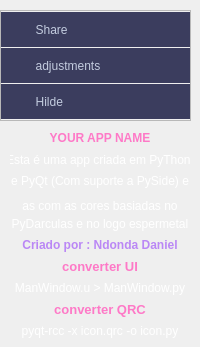
         <widget class="QWidget" name="page_3">
          <widget class="QLabel" name="label_11">
           <property name="geometry">
            <rect>
             <x>10</x>
             <y>302</y>
             <width>180</width>
             <height>15</height>
            </rect>
           </property>
           <property name="whatsThis">
            <string>&lt;html&gt;&lt;head/&gt;&lt;body&gt;&lt;p&gt;&lt;span style=&quot; font-weight:600;&quot;&gt;YOUR APP NAME&lt;/span&gt;&lt;/p&gt;&lt;/body&gt;&lt;/html&gt;</string>
           </property>
           <property name="styleSheet">
            <string notr="true">color: rgb(254, 121, 199);</string>
           </property>
           <property name="text">
            <string>&lt;html&gt;&lt;head/&gt;&lt;body&gt;&lt;p&gt;&lt;span style=&quot; font-size:10pt; font-weight:600;&quot;&gt;converter QRC&lt;/span&gt;&lt;/p&gt;&lt;/body&gt;&lt;/html&gt;</string>
           </property>
           <property name="alignment">
            <set>Qt::AlignCenter</set>
           </property>
          </widget>
          <widget class="QLabel" name="label_15">
           <property name="geometry">
            <rect>
             <x>10</x>
             <y>216</y>
             <width>180</width>
             <height>15</height>
            </rect>
           </property>
           <property name="styleSheet">
            <string notr="true">color: rgb(255, 255, 255);</string>
           </property>
           <property name="text">
            <string>PyDarculas e no logo espermetal</string>
           </property>
           <property name="alignment">
            <set>Qt::AlignCenter</set>
           </property>
          </widget>
          <widget class="QLabel" name="label_5">
           <property name="geometry">
            <rect>
             <x>10</x>
             <y>130</y>
             <width>180</width>
             <height>16</height>
            </rect>
           </property>
           <property name="whatsThis">
            <string>&lt;html&gt;&lt;head/&gt;&lt;body&gt;&lt;p&gt;&lt;span style=&quot; font-weight:600;&quot;&gt;YOUR APP NAME&lt;/span&gt;&lt;/p&gt;&lt;/body&gt;&lt;/html&gt;</string>
           </property>
           <property name="styleSheet">
            <string notr="true">color: rgb(254, 121, 199);</string>
           </property>
           <property name="text">
            <string>&lt;html&gt;&lt;head/&gt;&lt;body&gt;&lt;p&gt;&lt;span style=&quot; font-weight:600;&quot;&gt;YOUR APP NAME&lt;/span&gt;&lt;/p&gt;&lt;/body&gt;&lt;/html&gt;</string>
           </property>
           <property name="alignment">
            <set>Qt::AlignCenter</set>
           </property>
          </widget>
          <widget class="QLabel" name="label_7">
           <property name="geometry">
            <rect>
             <x>10</x>
             <y>237</y>
             <width>180</width>
             <height>16</height>
            </rect>
           </property>
           <property name="whatsThis">
            <string>&lt;html&gt;&lt;head/&gt;&lt;body&gt;&lt;p&gt;&lt;span style=&quot; font-weight:600;&quot;&gt;Criado por : Ndonda Daniel&lt;/span&gt;&lt;/p&gt;&lt;/body&gt;&lt;/html&gt;</string>
           </property>
           <property name="styleSheet">
            <string notr="true">color: rgb(186, 135, 245);</string>
           </property>
           <property name="text">
            <string>&lt;html&gt;&lt;head/&gt;&lt;body&gt;&lt;p&gt;&lt;span style=&quot; font-weight:600;&quot;&gt;Criado por : Ndonda Daniel&lt;/span&gt;&lt;/p&gt;&lt;/body&gt;&lt;/html&gt;</string>
           </property>
           <property name="alignment">
            <set>Qt::AlignCenter</set>
           </property>
          </widget>
          <widget class="QLabel" name="label_12">
           <property name="geometry">
            <rect>
             <x>10</x>
             <y>323</y>
             <width>180</width>
             <height>15</height>
            </rect>
           </property>
           <property name="styleSheet">
            <string notr="true">color: rgb(255, 255, 255);</string>
           </property>
           <property name="text">
            <string>pyqt-rcc -x icon.qrc -o icon.py</string>
           </property>
           <property name="alignment">
            <set>Qt::AlignCenter</set>
           </property>
          </widget>
          <widget class="QLabel" name="label_9">
           <property name="geometry">
            <rect>
             <x>10</x>
             <y>195</y>
             <width>180</width>
             <height>21</height>
            </rect>
           </property>
           <property name="styleSheet">
            <string notr="true">color: rgb(255, 255, 255);</string>
           </property>
           <property name="text">
            <string>as com as cores basiadas no</string>
           </property>
           <property name="alignment">
            <set>Qt::AlignCenter</set>
           </property>
          </widget>
          <widget class="QLabel" name="label_13">
           <property name="geometry">
            <rect>
             <x>10</x>
             <y>152</y>
             <width>180</width>
             <height>15</height>
            </rect>
           </property>
           <property name="styleSheet">
            <string notr="true">color: rgb(255, 255, 255);</string>
           </property>
           <property name="text">
            <string>Esta é uma app criada em PyThon </string>
           </property>
           <property name="alignment">
            <set>Qt::AlignCenter</set>
           </property>
          </widget>
          <widget class="QLabel" name="label_14">
           <property name="geometry">
            <rect>
             <x>10</x>
             <y>173</y>
             <width>180</width>
             <height>16</height>
            </rect>
           </property>
           <property name="styleSheet">
            <string notr="true">color: rgb(255, 255, 255);</string>
           </property>
           <property name="text">
            <string>e PyQt (Com suporte a PySide) e</string>
           </property>
           <property name="alignment">
            <set>Qt::AlignCenter</set>
           </property>
          </widget>
          <widget class="QLabel" name="label_10">
           <property name="geometry">
            <rect>
             <x>10</x>
             <y>280</y>
             <width>180</width>
             <height>16</height>
            </rect>
           </property>
           <property name="styleSheet">
            <string notr="true">color: rgb(255, 255, 255);</string>
           </property>
           <property name="text">
            <string>ManWindow.u &gt; ManWindow.py</string>
           </property>
           <property name="alignment">
            <set>Qt::AlignCenter</set>
           </property>
          </widget>
          <widget class="QLabel" name="label_8">
           <property name="geometry">
            <rect>
             <x>10</x>
             <y>259</y>
             <width>180</width>
             <height>15</height>
            </rect>
           </property>
           <property name="whatsThis">
            <string>&lt;html&gt;&lt;head/&gt;&lt;body&gt;&lt;p&gt;&lt;span style=&quot; font-weight:600;&quot;&gt;YOUR APP NAME&lt;/span&gt;&lt;/p&gt;&lt;/body&gt;&lt;/html&gt;</string>
           </property>
           <property name="styleSheet">
            <string notr="true">color: rgb(254, 121, 199);</string>
           </property>
           <property name="text">
            <string>&lt;html&gt;&lt;head/&gt;&lt;body&gt;&lt;p&gt;&lt;span style=&quot; font-size:10pt; font-weight:600;&quot;&gt;converter UI&lt;/span&gt;&lt;/p&gt;&lt;/body&gt;&lt;/html&gt;</string>
           </property>
           <property name="alignment">
            <set>Qt::AlignCenter</set>
           </property>
          </widget>
          <widget class="QFrame" name="frame_2">
           <property name="geometry">
            <rect>
             <x>0</x>
             <y>10</y>
             <width>191</width>
             <height>111</height>
            </rect>
           </property>
           <property name="frameShape">
            <enum>QFrame::StyledPanel</enum>
           </property>
           <property name="frameShadow">
            <enum>QFrame::Raised</enum>
           </property>
           <layout class="QVBoxLayout" name="verticalLayout_5">
            <property name="spacing">
             <number>0</number>
            </property>
            <property name="leftMargin">
             <number>0</number>
            </property>
            <property name="topMargin">
             <number>0</number>
            </property>
            <property name="rightMargin">
             <number>0</number>
            </property>
            <property name="bottomMargin">
             <number>0</number>
            </property>
            <item>
             <widget class="QPushButton" name="pushButton_18">
              <property name="minimumSize">
               <size>
                <width>0</width>
                <height>35</height>
               </size>
              </property>
              <property name="maximumSize">
               <size>
                <width>16777215</width>
                <height>35</height>
               </size>
              </property>
              <property name="styleSheet">
               <string notr="true">QPushButton{
            color: #c3ccdf;
            background-color: rgb(59, 61, 94);
            padding-left: 18px;
            text-align: left;
            border: none;
        }
QPushButton:hover {
	background-color: rgb(72, 75, 115);
        }

        QPushButton:pressed {
background-color: rgb(186, 135, 245);
        }</string>
              </property>
              <property name="text">
               <string>     Share</string>
              </property>
              <property name="icon">
               <iconset>
                <normaloff>../../../Documents/Daniel/icon/share_3_18px.png</normaloff>../../../Documents/Daniel/icon/share_3_18px.png</iconset>
              </property>
             </widget>
            </item>
            <item>
             <widget class="QPushButton" name="pushButton_16">
              <property name="minimumSize">
               <size>
                <width>0</width>
                <height>35</height>
               </size>
              </property>
              <property name="maximumSize">
               <size>
                <width>16777215</width>
                <height>35</height>
               </size>
              </property>
              <property name="styleSheet">
               <string notr="true">QPushButton{
            color: #c3ccdf;
            background-color: rgb(59, 61, 94);
            padding-left: 18px;
            text-align: left;
            border: none;
        }
QPushButton:hover {
	background-color: rgb(72, 75, 115);
        }

        QPushButton:pressed {
background-color: rgb(186, 135, 245);
        }</string>
              </property>
              <property name="text">
               <string>     adjustments</string>
              </property>
              <property name="icon">
               <iconset>
                <normaloff>../../../Documents/Daniel/icon/adjust_18px.png</normaloff>../../../Documents/Daniel/icon/adjust_18px.png</iconset>
              </property>
             </widget>
            </item>
            <item>
             <widget class="QPushButton" name="pushButton_17">
              <property name="minimumSize">
               <size>
                <width>0</width>
                <height>35</height>
               </size>
              </property>
              <property name="maximumSize">
               <size>
                <width>16777215</width>
                <height>35</height>
               </size>
              </property>
              <property name="styleSheet">
               <string notr="true">QPushButton{
            color: #c3ccdf;
            background-color: rgb(59, 61, 94);
            padding-left: 18px;
            text-align: left;
            border: none;
        }
QPushButton:hover {
	background-color: rgb(72, 75, 115);
        }

        QPushButton:pressed {
background-color: rgb(186, 135, 245);
        }</string>
              </property>
              <property name="text">
               <string>     Hilde</string>
              </property>
              <property name="icon">
               <iconset>
                <normaloff>../../../Documents/Daniel/icon/netbeans_18px.png</normaloff>../../../Documents/Daniel/icon/netbeans_18px.png</iconset>
              </property>
             </widget>
            </item>
           </layout>
          </widget>
         </widget>
